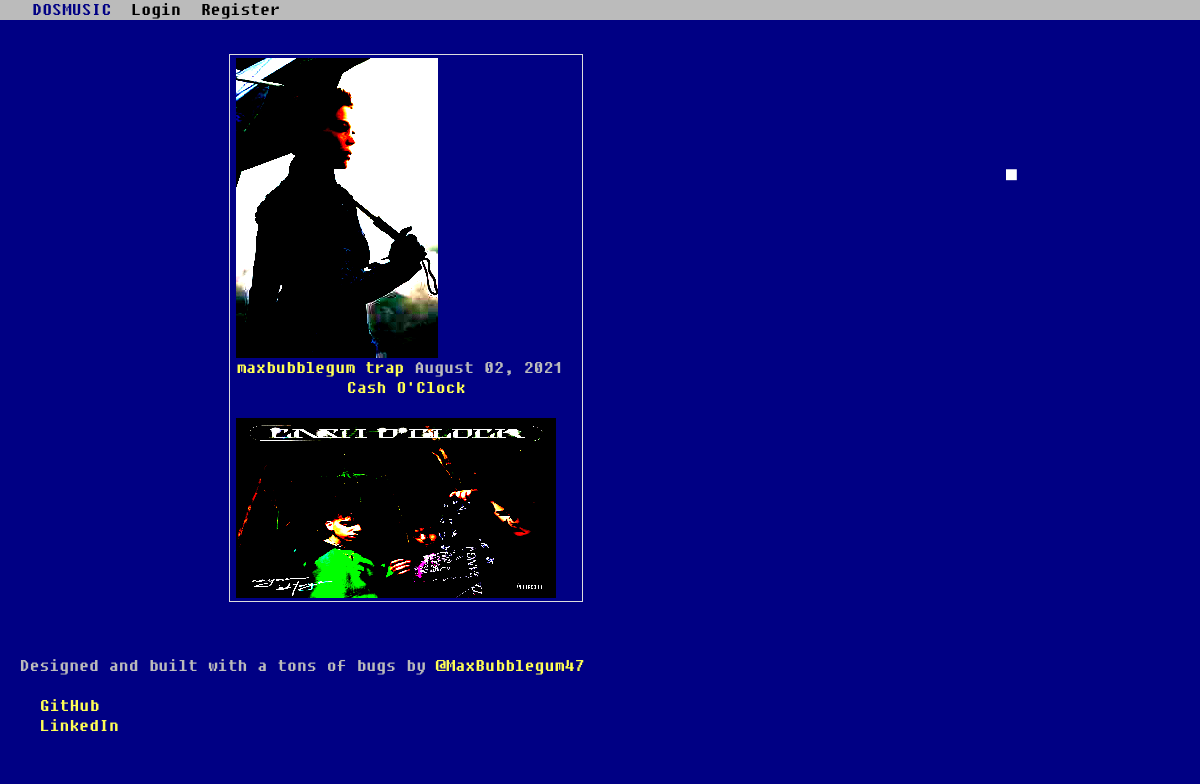
The app's page /category/trap/ with its own data.
### blog/models.py (models this page shows, shortened)
class Post(models.Model):
    title = models.CharField(max_length=100)
    audio = models.FileField(default="cash.mp3")
    header_image = models.ImageField(null=True, blank=True, upload_to="images/")
    date_posted = models.DateTimeField(default=timezone.now)
    author = models.ForeignKey(User, on_delete=models.CASCADE, blank=True)
    singer = models.CharField(max_length=100, default="", blank=True)
    album = models.CharField(max_length=100, default="", blank=True)
    likes = models.ManyToManyField(User, related_name="blog_post")
    category = models.CharField(max_length=255, default="uncategorized", blank=True)

### users/models.py (models this page shows, shortened)
class Profile(models.Model):
    user = models.OneToOneField(User, null=True, on_delete=models.CASCADE)
    image = models.ImageField(default='default.jpg', upload_to='profile_pics')
    bio = models.TextField(default="Bio")

### blog/views.py (the view)
# urls.py: path('category/<str:cats>/', CategoryView, name='category'),
def CategoryView(request, cats):
    context = {
        'posts': Post.objects.filter(category=cats.replace("-", " ")).order_by("-date_posted")
    }
    return render(request, 'categories.html', context)

### blog/templates/categories.html (shortened to what this page needs)
{% extends "base.html" %}
{% block content %}
    <div class="center">
    <ul class="thumbnails">
    <li class="span4">
    <div class="thumbnail">
    {% for post in posts %}
          <article class="media content-section">
          <img class="rounded-circle article-img" src="{{ post.author.profile.image.url }}">
            <div class="media-body">
            <div class="article-metadata">
              <a class="mr-2" href="{% url 'user-posts' post.author.username %}">{{ post.author }}</a>
              <a href="{% url 'category' post.category %}">{{ post.category }}</a>
              <small class="text-muted">{{ post.date_posted|date:"F d, Y" }}</small>
            </div>
            <h2><a class="article-title" href="{% url 'post-detail' post.id %}">{{ post.title }}</a></h2>
            {%  if post.header_image %}
                <img src="{{ post.header_image.url }}" style="width:320px;height:180px;">
            {% endif %}
          </div>
        </article>
    {% endfor %}
{% endblock content %}

### blog/static/css/docs.css (style rules this page uses)
body { visibility: hidden }

### blog/templates/categories.html (style rules this page uses)
.center { margin: auto; width: 60%; padding: 10px; }

### records on screen
Post: author.profile.image (picture), author "maxbubblegum", category "trap", date_posted "August 02, 2021", title "Cash O'Clock", header_image (picture)
